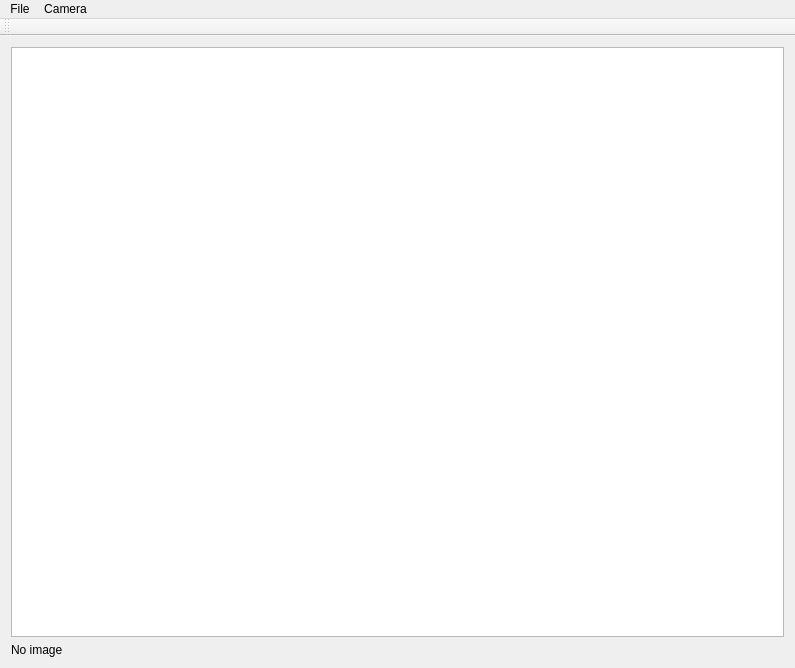
<?xml version="1.0" encoding="UTF-8"?>
<ui version="4.0">
 <class>PhotomechClass</class>
 <widget class="QMainWindow" name="PhotomechClass">
  <property name="windowModality">
   <enum>Qt::NonModal</enum>
  </property>
  <property name="enabled">
   <bool>true</bool>
  </property>
  <property name="geometry">
   <rect>
    <x>0</x>
    <y>0</y>
    <width>795</width>
    <height>668</height>
   </rect>
  </property>
  <property name="mouseTracking">
   <bool>true</bool>
  </property>
  <property name="tabletTracking">
   <bool>true</bool>
  </property>
  <property name="focusPolicy">
   <enum>Qt::StrongFocus</enum>
  </property>
  <property name="windowTitle">
   <string>Photomech</string>
  </property>
  <property name="layoutDirection">
   <enum>Qt::LeftToRight</enum>
  </property>
  <property name="tabShape">
   <enum>QTabWidget::Rounded</enum>
  </property>
  <widget class="QWidget" name="centralWidget">
   <layout class="QGridLayout" name="gridLayout">
    <item row="0" column="0">
     <layout class="QVBoxLayout" name="verticalLayout" stretch="0,0">
      <item>
       <widget class="QGraphicsView" name="Show_Im">
        <property name="mouseTracking">
         <bool>true</bool>
        </property>
       </widget>
      </item>
      <item>
       <layout class="QHBoxLayout" name="horizontalLayout">
        <item>
         <widget class="QLabel" name="Im_info">
          <property name="text">
           <string>No image</string>
          </property>
         </widget>
        </item>
        <item>
         <widget class="QLabel" name="Im_pos">
          <property name="text">
           <string/>
          </property>
         </widget>
        </item>
        <item>
         <widget class="QLabel" name="Im_rgb">
          <property name="text">
           <string/>
          </property>
         </widget>
        </item>
       </layout>
      </item>
     </layout>
    </item>
   </layout>
  </widget>
  <widget class="QMenuBar" name="menuBar">
   <property name="geometry">
    <rect>
     <x>0</x>
     <y>0</y>
     <width>795</width>
     <height>21</height>
    </rect>
   </property>
   <widget class="QMenu" name="menuFile">
    <property name="title">
     <string>File</string>
    </property>
    <addaction name="actionLoad_image_s"/>
    <addaction name="actionSave_image_s"/>
   </widget>
   <widget class="QMenu" name="menuCamera">
    <property name="title">
     <string>Camera</string>
    </property>
    <addaction name="actionControl"/>
   </widget>
   <addaction name="menuFile"/>
   <addaction name="menuCamera"/>
  </widget>
  <widget class="QToolBar" name="mainToolBar">
   <attribute name="toolBarArea">
    <enum>TopToolBarArea</enum>
   </attribute>
   <attribute name="toolBarBreak">
    <bool>false</bool>
   </attribute>
  </widget>
  <action name="actionLoad_image_s">
   <property name="text">
    <string>Load image(s)</string>
   </property>
  </action>
  <action name="actionSave_image_s">
   <property name="text">
    <string>Save image(s)</string>
   </property>
  </action>
  <action name="actionControl">
   <property name="text">
    <string>Control</string>
   </property>
  </action>
 </widget>
 <layoutdefault spacing="6" margin="11"/>
 <resources>
  <include location="Photomech.qrc"/>
 </resources>
 <connections/>
</ui>
